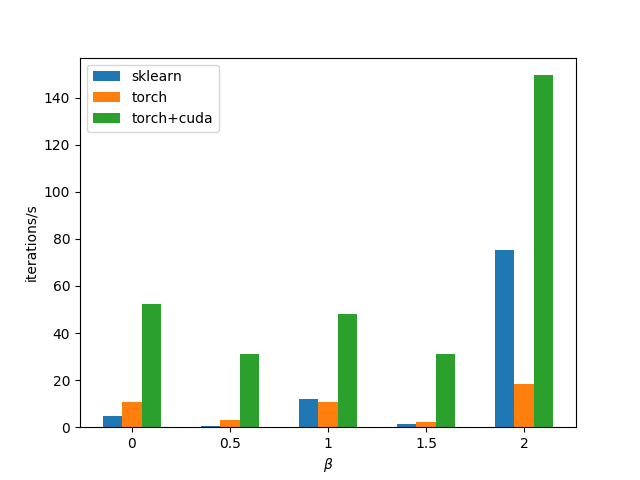

Python code for this plot:
from torchaudio import load
import numpy as np
import torch
import matplotlib.pyplot as plt

from torchnmf.models import NMF as torchNMF

from sklearn.decomposition import NMF
from time import time

# torch.set_flush_denormal(True)
#torch.set_default_tensor_type(torch.DoubleTensor)

if __name__ == '__main__':
    y, sr = load(
        '/media/ycy/Shared/Datasets/DSD100subset/Sources/Test/005 - Angela Thomas Wade - Milk Cow Blues/drums.wav',
        normalization=True)
    windowsize = 2048
    S = torch.stft(y.mean(1), windowsize, window=torch.hann_window(windowsize)).pow(2).sum(2).sqrt()
    R = 4
    max_iter = 80

    betas = [0, 0.5, 1, 1.5, 2]
    sk = []
    tch = []
    tchcuda = []

    for b in betas:
        print('beta =', b)
        model = NMF(R, 'random', solver='mu', max_iter=max_iter, beta_loss=b, verbose=True)
        start = time()
        model.fit(S.numpy())
        rate = model.n_iter_ / (time() - start)
        print('sklearn', rate)
        sk.append(rate)

        net = torchNMF(S.shape, n_components=R, max_iter=max_iter, beta_loss=b, verbose=True)
        start = time()
        niter = net.fit(S)
        rate = niter / (time() - start)
        print('torch', rate)
        tch.append(rate)

        S2 = S.cuda()
        net = torchNMF(S.shape, n_components=R, max_iter=max_iter, beta_loss=b, verbose=True).cuda()
        start = time()
        niter = net.fit(S2)
        rate = niter / (time() - start)
        print('torch+cuda', rate)
        tchcuda.append(rate)

    plt.bar(np.array(betas) - 0.1, sk, width=0.1, align='center', label='sklearn')
    plt.bar(betas , tch, width=0.1, align='center', label='torch')
    plt.bar(np.array(betas) + 0.1, tchcuda, width=0.1, align='center', label='torch+cuda')
    plt.xlabel(r'$\beta$')
    plt.ylabel("iterations/s")
    plt.legend()
    plt.xticks(betas, [str(i) for i in betas])
    plt.show()
